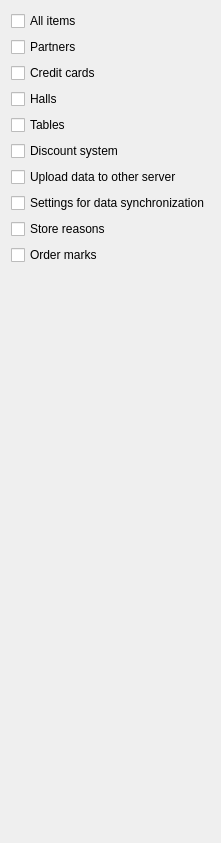
     <widget class="QWidget" name="tab_7">
      <attribute name="title">
       <string>Other</string>
      </attribute>
      <layout class="QVBoxLayout" name="verticalLayout_2">
       <item>
        <widget class="C5CheckBox" name="chOtherAllItems">
         <property name="text">
          <string>All items</string>
         </property>
         <property name="Tag" stdset="0">
          <number>700</number>
         </property>
        </widget>
       </item>
       <item>
        <widget class="C5CheckBox" name="checkBox_38">
         <property name="text">
          <string>Partners</string>
         </property>
         <property name="Tag" stdset="0">
          <number>709</number>
         </property>
        </widget>
       </item>
       <item>
        <widget class="C5CheckBox" name="checkBox_28">
         <property name="text">
          <string>Credit cards</string>
         </property>
         <property name="Tag" stdset="0">
          <number>701</number>
         </property>
        </widget>
       </item>
       <item>
        <widget class="C5CheckBox" name="checkBox_33">
         <property name="text">
          <string>Halls</string>
         </property>
         <property name="Tag" stdset="0">
          <number>704</number>
         </property>
        </widget>
       </item>
       <item>
        <widget class="C5CheckBox" name="checkBox_34">
         <property name="text">
          <string>Tables</string>
         </property>
         <property name="Tag" stdset="0">
          <number>705</number>
         </property>
        </widget>
       </item>
       <item>
        <widget class="C5CheckBox" name="chDisch">
         <property name="text">
          <string>Discount system</string>
         </property>
         <property name="Tag" stdset="0">
          <number>702</number>
         </property>
        </widget>
       </item>
       <item>
        <widget class="C5CheckBox" name="checkBox_32">
         <property name="text">
          <string>Upload data to other server</string>
         </property>
         <property name="Tag" stdset="0">
          <number>703</number>
         </property>
        </widget>
       </item>
       <item>
        <widget class="C5CheckBox" name="checkBox_37">
         <property name="text">
          <string>Settings for data synchronization</string>
         </property>
         <property name="Tag" stdset="0">
          <number>706</number>
         </property>
        </widget>
       </item>
       <item>
        <widget class="C5CheckBox" name="checkBox_53">
         <property name="text">
          <string>Store reasons</string>
         </property>
         <property name="Tag" stdset="0">
          <number>708</number>
         </property>
        </widget>
       </item>
       <item>
        <widget class="C5CheckBox" name="checkBox_149">
         <property name="text">
          <string>Order marks</string>
         </property>
         <property name="Tag" stdset="0">
          <number>710</number>
         </property>
        </widget>
       </item>
       <item>
        <spacer name="verticalSpacer_7">
         <property name="orientation">
          <enum>Qt::Vertical</enum>
         </property>
         <property name="sizeHint" stdset="0">
          <size>
           <width>20</width>
           <height>567</height>
          </size>
         </property>
        </spacer>
       </item>
      </layout>
     </widget>
